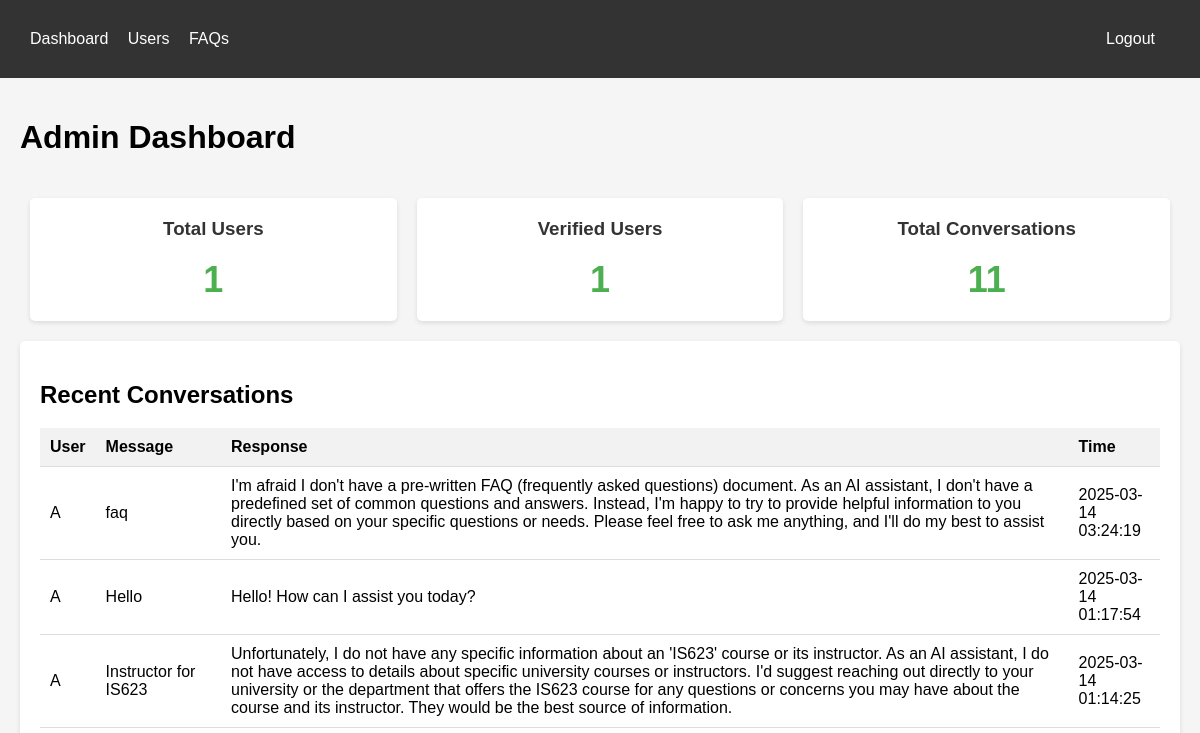
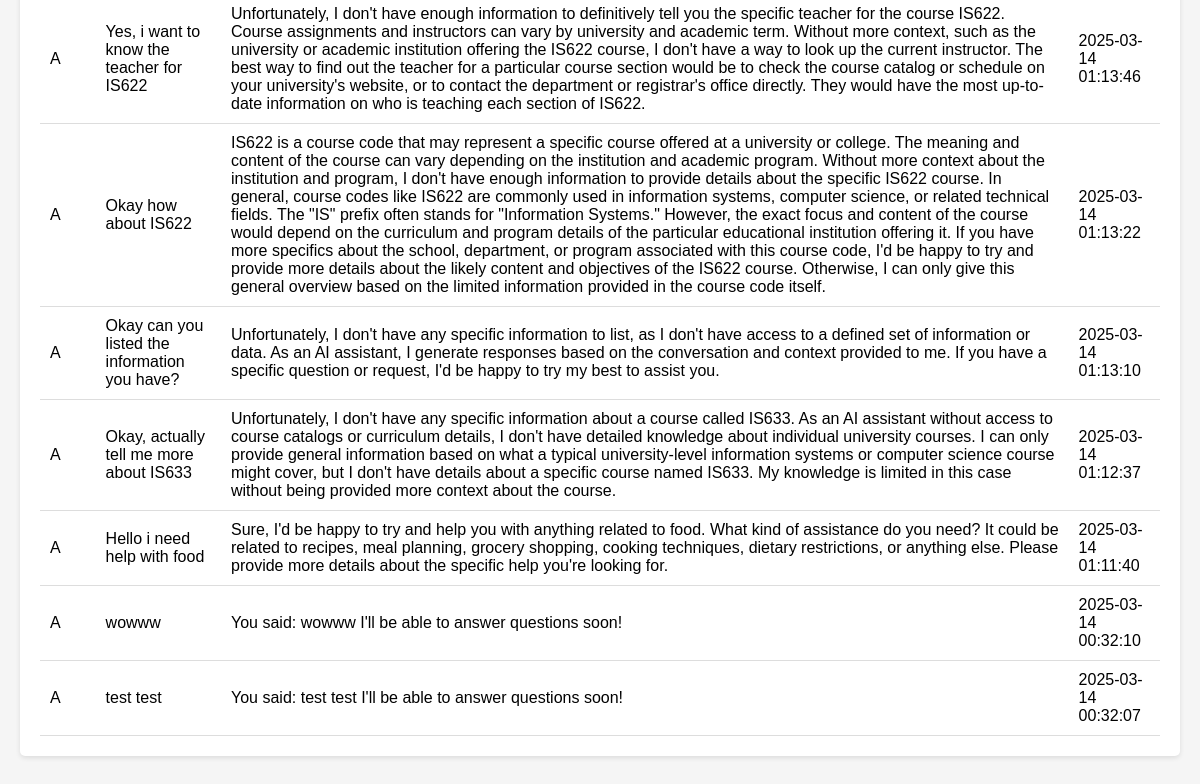
The page /dashboard (signed in) on the database as committed earlier (2 pictures, top to bottom).
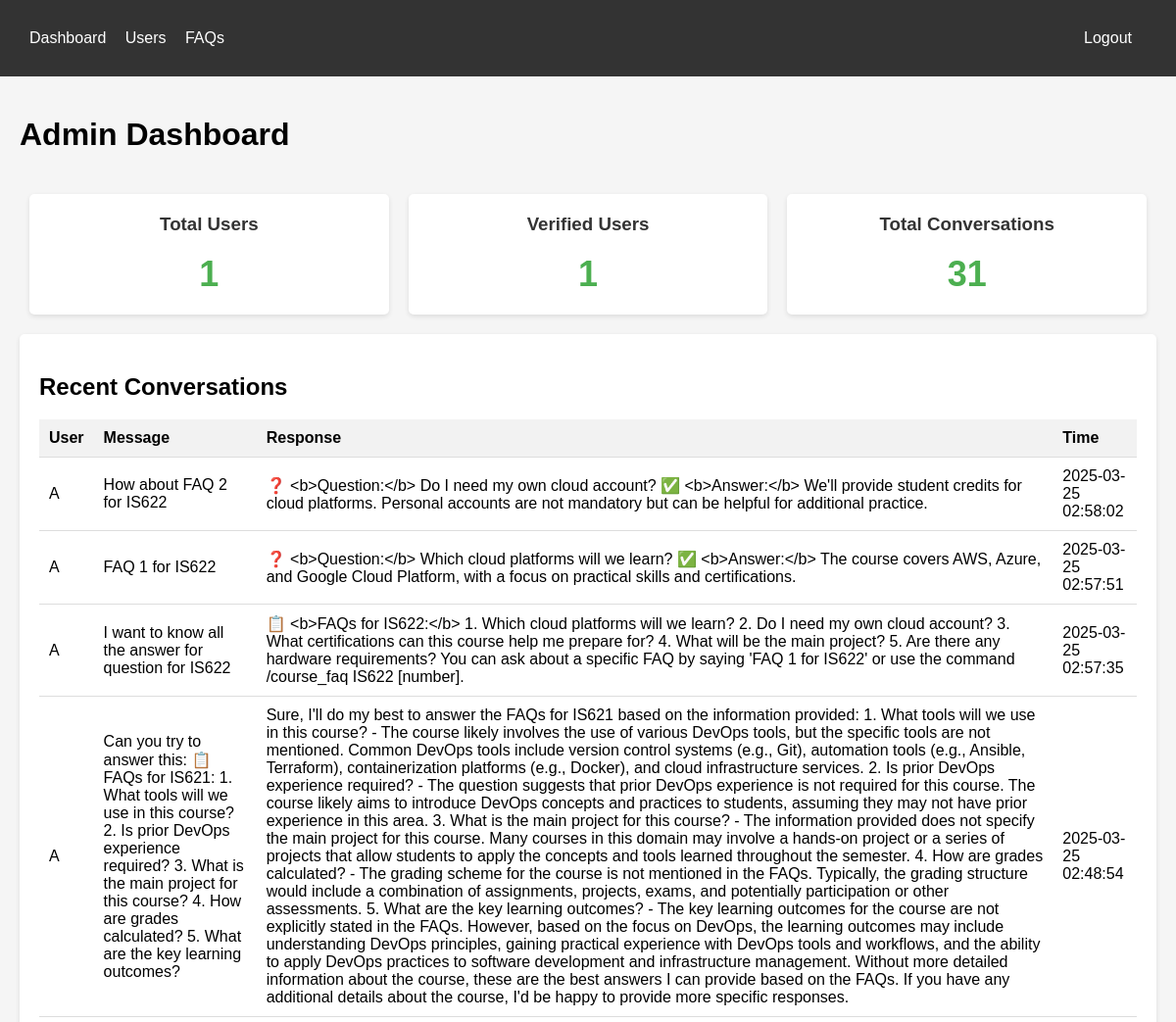
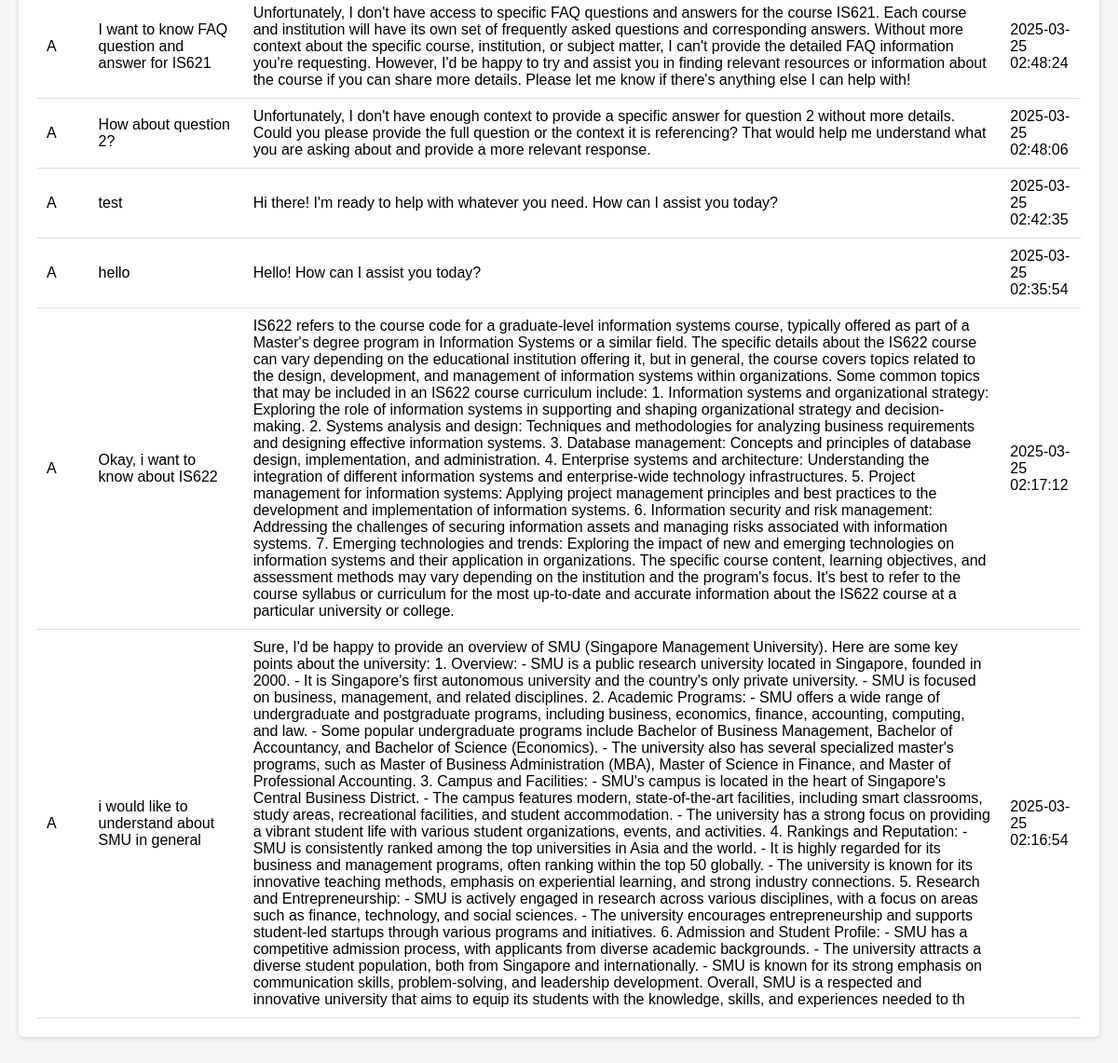
The same page on the database as committed later (2 pictures, top to bottom).
### tables this page shows
CREATE TABLE conversations (
        id INTEGER PRIMARY KEY AUTOINCREMENT,
        user_id TEXT,
        message TEXT,
        response TEXT,
        timestamp TIMESTAMP DEFAULT CURRENT_TIMESTAMP,
        FOREIGN KEY (user_id) REFERENCES users(user_id)
    );

CREATE TABLE users (
        user_id TEXT PRIMARY KEY,
        username TEXT,
        first_name TEXT,
        email TEXT,
        is_verified INTEGER DEFAULT 0,
        is_staff INTEGER DEFAULT 0,
        verification_code TEXT,
        code_expires_at TIMESTAMP,
        created_at TIMESTAMP DEFAULT CURRENT_TIMESTAMP
    );

### dashboard/app.py (the view)
@app.route('/dashboard')
def dashboard():
    if 'logged_in' not in session:
        return redirect(url_for('login'))
    with DatabaseConnection() as conn:
        cursor = conn.cursor()
        cursor.execute('SELECT COUNT(*) as count FROM users')
        user_count = cursor.fetchone()['count']
        cursor.execute('SELECT COUNT(*) as count FROM users WHERE is_verified = 1')
        verified_count = cursor.fetchone()['count']
        cursor.execute('SELECT COUNT(*) as count FROM conversations')
        conversation_count = cursor.fetchone()['count']
        cursor.execute('''
        SELECT c.message, c.response, c.timestamp, u.first_name
        FROM conversations c
        JOIN users u ON c.user_id = u.user_id
        ORDER BY c.timestamp DESC
        LIMIT 10
        ''')
        recent_conversations = cursor.fetchall()
    return render_template('dashboard.html',
                          user_count=user_count,
                          verified_count=verified_count,
                          conversation_count=conversation_count,
                          recent_conversations=recent_conversations)

### db/connection.py (called while the page is built)
def get_connection():
    conn = sqlite3.connect(DATABASE_PATH)
    conn.row_factory = sqlite3.Row  # This lets us access columns by name
    return conn

    def __enter__(self):
        self.conn = get_connection()
        return self.conn

    def __exit__(self, exc_type, exc_val, exc_tb):
        if self.conn:
            if exc_type is None:
                self.conn.commit()
            else:
                self.conn.rollback()
            self.conn.close()

### dashboard/templates/dashboard.html (shortened to what this page needs)
<!DOCTYPE html>
<html>
<head>
</head>
<body>
    <div class="navbar">
        <div class="container">
            <a href="/dashboard">Dashboard</a>
            <a href="/users">Users</a>
            <a href="/faqs">FAQs</a>
            <a href="/logout" style="float:right">Logout</a>
        </div>
    </div>
    <div class="container">
        <div class="header">
            <h1>Admin Dashboard</h1>
        </div>
        <div class="stats">
            <div class="stat-card">
                <h3>Total Users</h3>
                <div class="number">{{ user_count }}</div>
            </div>
            <div class="stat-card">
                <h3>Verified Users</h3>
                <div class="number">{{ verified_count }}</div>
            </div>
            <div class="stat-card">
                <h3>Total Conversations</h3>
                <div class="number">{{ conversation_count }}</div>
            </div>
        </div>
        <div class="card">
            <h2>Recent Conversations</h2>
            <table>
                <thead>
                    <tr>
                        <th>User</th>
                        <th>Message</th>
                        <th>Response</th>
                        <th>Time</th>
                    </tr>
                </thead>
                <tbody>
                    {% for conv in recent_conversations %}
                    <tr>
                        <td>{{ conv.first_name }}</td>
                        <td>{{ conv.message }}</td>
                        <td>{{ conv.response }}</td>
                        <td>{{ conv.timestamp }}</td>
                    </tr>
                    {% endfor %}
                </tbody>
            </table>
        </div>
    </div>
</body>
</html>

Rows that differ between the two databases and show on the page:
no longer on this page (row unchanged): conversations: first_name "A", message "faq", response "I'm afraid I don't have a pre-written FAQ (frequently asked questions) document. As an AI assistant, I don't have a predefined set of common questions and answers. Instead, I'm happy to try to provide helpful information to you directly based on your specific questions or needs. Please feel free to ask me anything, and I'll do my best to assist you.", timestamp "2025-03-14 03:24:19"
no longer on this page (row unchanged): conversations: first_name "A", message "Hello", response "Hello! How can I assist you today?", timestamp "2025-03-14 01:17:54"
no longer on this page (row unchanged): conversations: first_name "A", message "Instructor for IS623", response "Unfortunately, I do not have any specific information about an 'IS623' course or its instructor. As an AI assistant, I do not have access to details about specific university courses or instructors. I'd suggest reaching out directly to your university or the department that offers the IS623 course for any questions or concerns you may have about the course and its instructor. They would be the best source of information.", timestamp "2025-03-14 01:14:25"
no longer on this page (row unchanged): conversations: first_name "A", message "Yes, i want to know the teacher for IS622", response "Unfortunately, I don't have enough information to definitively tell you the specific teacher for the course IS622. Course assignments and instructors can vary by university and academic term. Without more context, such as the university or academic institution offering the IS622 course, I don't have a way to look up the current instructor. The best way to find out the teacher for a particular course section would be to check the course catalog or schedule on your university's website, or to contact the department or registrar's office directly. They would have the most up-to-date information on who is teaching each section of IS622.", timestamp "2025-03-14 01:13:46"
no longer on this page (row unchanged): conversations: first_name "A", message "Okay how about IS622", response "IS622 is a course code that may represent a specific course offered at a university or college. The meaning and content of the course can vary depending on the institution and academic program. Without more context about the institution and program, I don't have enough information to provide details about the specific IS622 course. In general, course codes like IS622 are commonly used in information systems, computer science, or related technical fields. The \"IS\" prefix often stands for \"Information Systems.\" However, the exact focus and content of the course would depend on the curriculum and program details of the particular educational institution offering it. If you have more specifics…", timestamp "2025-03-14 01:13:22"
no longer on this page (row unchanged): conversations: first_name "A", message "Okay can you listed the information you have?", response "Unfortunately, I don't have any specific information to list, as I don't have access to a defined set of information or data. As an AI assistant, I generate responses based on the conversation and context provided to me. If you have a specific question or request, I'd be happy to try my best to assist you.", timestamp "2025-03-14 01:13:10"
no longer on this page (row unchanged): conversations: first_name "A", message "Okay, actually tell me more about IS633", response "Unfortunately, I don't have any specific information about a course called IS633. As an AI assistant without access to course catalogs or curriculum details, I don't have detailed knowledge about individual university courses. I can only provide general information based on what a typical university-level information systems or computer science course might cover, but I don't have details about a specific course named IS633. My knowledge is limited in this case without being provided more context about the course.", timestamp "2025-03-14 01:12:37"
no longer on this page (row unchanged): conversations: first_name "A", message "Hello i need help with food", response "Sure, I'd be happy to try and help you with anything related to food. What kind of assistance do you need? It could be related to recipes, meal planning, grocery shopping, cooking techniques, dietary restrictions, or anything else. Please provide more details about the specific help you're looking for.", timestamp "2025-03-14 01:11:40"
no longer on this page (row unchanged): conversations: first_name "A", message "wowww", response "You said: wowww I'll be able to answer questions soon!", timestamp "2025-03-14 00:32:10"
no longer on this page (row unchanged): conversations: first_name "A", message "test test", response "You said: test test I'll be able to answer questions soon!", timestamp "2025-03-14 00:32:07"
added conversations: first_name "A", message "How about FAQ 2 for IS622", response "❓ <b>Question:</b> Do I need my own cloud account? ✅ <b>Answer:</b> We'll provide student credits for cloud platforms. Personal accounts are not mandatory but can be helpful for additional practice.", timestamp "2025-03-25 02:58:02"
added conversations: first_name "A", message "FAQ 1 for IS622", response "❓ <b>Question:</b> Which cloud platforms will we learn? ✅ <b>Answer:</b> The course covers AWS, Azure, and Google Cloud Platform, with a focus on practical skills and certifications.", timestamp "2025-03-25 02:57:51"
added conversations: first_name "A", message "I want to know all the answer for question for IS622", response "📋 <b>FAQs for IS622:</b> 1. Which cloud platforms will we learn? 2. Do I need my own cloud account? 3. What certifications can this course help me prepare for? 4. What will be the main project? 5. Are there any hardware requirements? You can ask about a specific FAQ by saying 'FAQ 1 for IS622' or use the command /course_faq IS622 [number].", timestamp "2025-03-25 02:57:35"
added conversations: first_name "A", message "Can you try to answer this: 📋 FAQs for IS621: 1. What tools will we use in this course? 2. Is prior DevOps experience required? 3. What is the main project for this course? 4. How are grades calculated? 5. What are the key learning outcomes?", response "Sure, I'll do my best to answer the FAQs for IS621 based on the information provided: 1. What tools will we use in this course? - The course likely involves the use of various DevOps tools, but the specific tools are not mentioned. Common DevOps tools include version control systems (e.g., Git), automation tools (e.g., Ansible, Terraform), containerization platforms (e.g., Docker), and cloud infrastructure services. 2. Is prior DevOps experience required? - The question suggests that prior DevOps experience is not required for this course. The course likely aims to introduce DevOps concepts and practices to students, assuming they may not have prior experience in this area. 3. What is the…", timestamp "2025-03-25 02:48:54"
added conversations: first_name "A", message "I want to know FAQ question and answer for IS621", response "Unfortunately, I don't have access to specific FAQ questions and answers for the course IS621. Each course and institution will have its own set of frequently asked questions and corresponding answers. Without more context about the specific course, institution, or subject matter, I can't provide the detailed FAQ information you're requesting. However, I'd be happy to try and assist you in finding relevant resources or information about the course if you can share more details. Please let me know if there's anything else I can help with!", timestamp "2025-03-25 02:48:24"
added conversations: first_name "A", message "How about question 2?", response "Unfortunately, I don't have enough context to provide a specific answer for question 2 without more details. Could you please provide the full question or the context it is referencing? That would help me understand what you are asking about and provide a more relevant response.", timestamp "2025-03-25 02:48:06"
added conversations: first_name "A", message "test", response "Hi there! I'm ready to help with whatever you need. How can I assist you today?", timestamp "2025-03-25 02:42:35"
added conversations: first_name "A", message "hello", response "Hello! How can I assist you today?", timestamp "2025-03-25 02:35:54"
added conversations: first_name "A", message "Okay, i want to know about IS622", response "IS622 refers to the course code for a graduate-level information systems course, typically offered as part of a Master's degree program in Information Systems or a similar field. The specific details about the IS622 course can vary depending on the educational institution offering it, but in general, the course covers topics related to the design, development, and management of information systems within organizations. Some common topics that may be included in an IS622 course curriculum include: 1. Information systems and organizational strategy: Exploring the role of information systems in supporting and shaping organizational strategy and decision-making. 2. Systems analysis and design:…", timestamp "2025-03-25 02:17:12"
added conversations: first_name "A", message "i would like to understand about SMU in general", response "Sure, I'd be happy to provide an overview of SMU (Singapore Management University). Here are some key points about the university: 1. Overview: - SMU is a public research university located in Singapore, founded in 2000. - It is Singapore's first autonomous university and the country's only private university. - SMU is focused on business, management, and related disciplines. 2. Academic Programs: - SMU offers a wide range of undergraduate and postgraduate programs, including business, economics, finance, accounting, computing, and law. - Some popular undergraduate programs include Bachelor of Business Management, Bachelor of Accountancy, and Bachelor of Science (Economics). - The…", timestamp "2025-03-25 02:16:54"
Other text that changed with them:
{{ conversation_count }}: "11" → "31"
